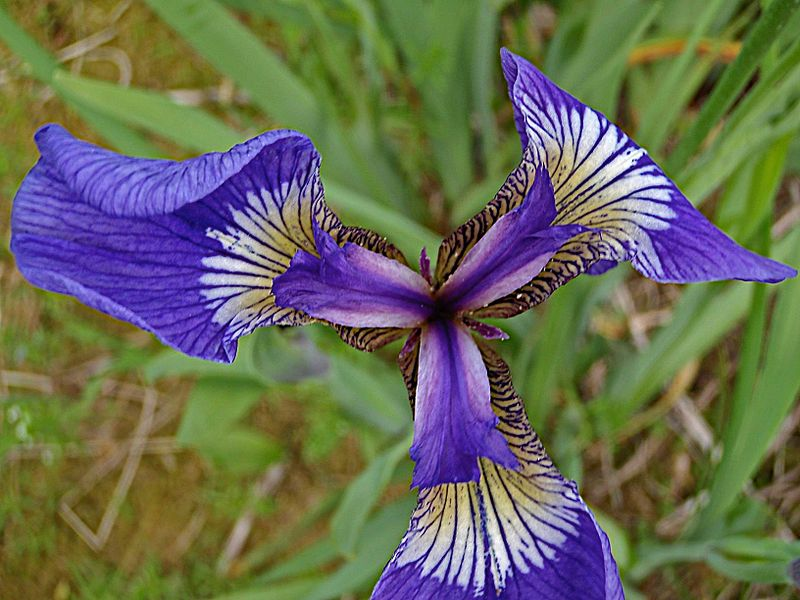
#> input picture assignment_2/iris-1.png, 800 x 600 px
$ python assignment_2.py
#> lines starting #> are read from the running program, lines starting #| are printed output that depends on the picture
import cv2
from matplotlib import pyplot as plt
import numpy as np

img = cv2.imread("iris-1.png")
#> img is the input picture: shape (600, 800, 3); mean B, G, R 86.8, 107.1, 104.6
lena = cv2.imread("lena.png")
#image dimension to use later for crop function
print(img.shape)
#| (600, 800, 3)

def padding(image, border_width):
#> called with border_width = 100
    replicate = cv2.copyMakeBorder(
        image,
        top=border_width,
        bottom=border_width,
        left=border_width,
        right=border_width,
        borderType=cv2.BORDER_REFLECT
    )
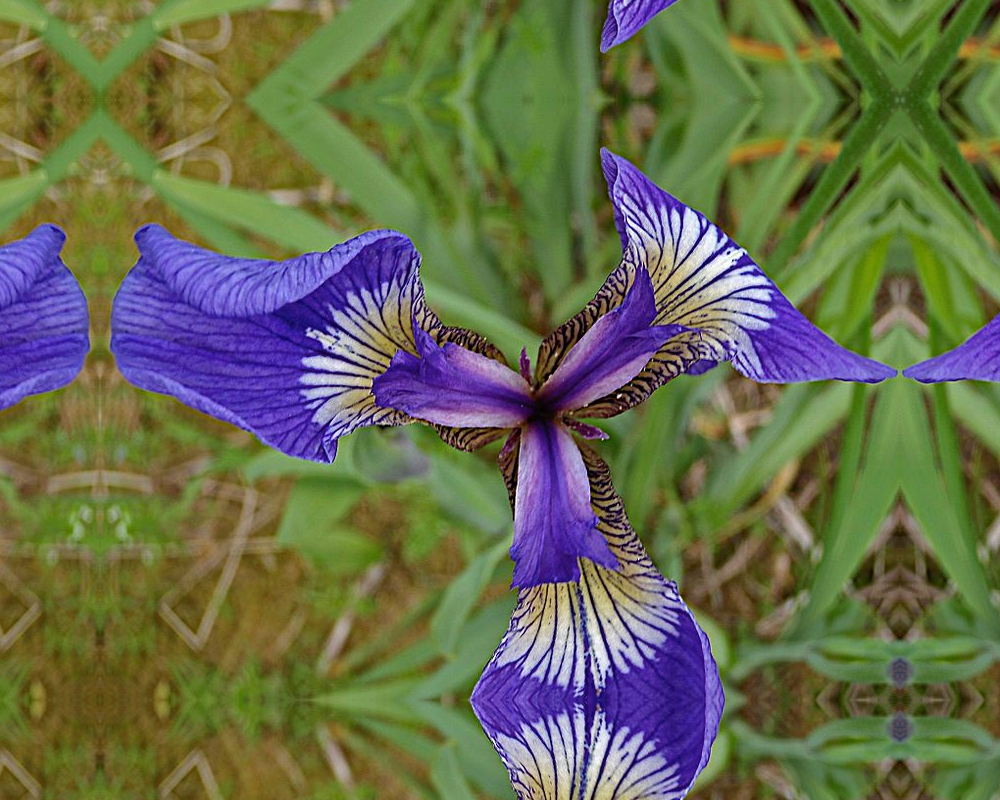
#> replicate: shape (800, 1000, 3); mean B, G, R 79.1, 108.9, 103.9
    cv2.imwrite("padding_result.png", replicate)

    plt.imshow(cv2.cvtColor(replicate, cv2.COLOR_BGR2RGB))
    plt.title("Image with reflect border")
    plt.axis('off')
    plt.show()
    return replicate

padding(img, 100)

def crop(image, x_0, x_1, y_0, y_1):
#> called with x_0 = 200, x_1 = 670, y_0 = 200, y_1 = 470
    cropped_img = image[y_0:y_1, x_0:x_1]
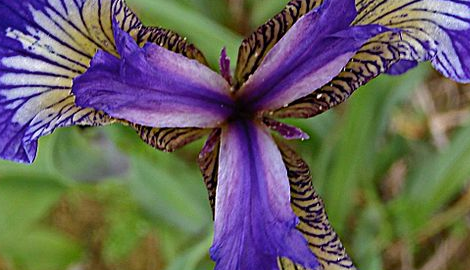
#> cropped_img: shape (270, 470, 3); mean B, G, R 95.5, 98.2, 103.4
    cv2.imwrite("cropped_image.png",cropped_img)

    plt.imshow(cv2.cvtColor(cropped_img, cv2.COLOR_BGR2RGB))
    plt.title("Cropped image")
    plt.axis("off")
    plt.show()
    return cropped_img

crop(img, 200, 670, 200, 470)

def resize(image, width, height):
#> called with width = 200, height = 200
    resized_image = cv2.resize(image, (width, height))
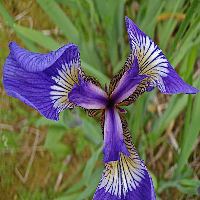
#> resized_image: shape (200, 200, 3); mean B, G, R 87.1, 107.4, 104.9
    cv2.imwrite("resized_image.png", resized_image)

    plt.imshow(cv2.cvtColor(resized_image, cv2.COLOR_BGR2RGB))
    plt.title("Resized image")
    plt.axis("off")
    plt.show()
    return resized_image

resize(img, 200,200)

# [12 lines left out: function copy, not called in this run]

#> (the run stopped early here; a loop or call above may not have finished)
